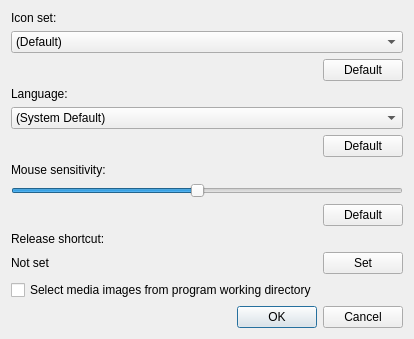
<?xml version="1.0" encoding="UTF-8"?>
<ui version="4.0">
 <class>ProgSettings</class>
 <widget class="QDialog" name="ProgSettings">
  <property name="geometry">
   <rect>
    <x>0</x>
    <y>0</y>
    <width>474</width>
    <height>435</height>
   </rect>
  </property>
  <property name="minimumSize">
   <size>
    <width>0</width>
    <height>0</height>
   </size>
  </property>
  <property name="maximumSize">
   <size>
    <width>16777215</width>
    <height>16777215</height>
   </size>
  </property>
  <property name="windowTitle">
   <string>Preferences</string>
  </property>
  <layout class="QGridLayout" name="gridLayout">
   <property name="sizeConstraint">
    <enum>QLayout::SetFixedSize</enum>
   </property>
   <item row="1" column="0" colspan="2">
    <widget class="QComboBox" name="comboBox">
     <property name="editable">
      <bool>false</bool>
     </property>
     <property name="maxVisibleItems">
      <number>30</number>
     </property>
     <item>
      <property name="text">
       <string>(Default)</string>
      </property>
     </item>
    </widget>
   </item>
   <item row="9" column="0">
    <widget class="QLabel" name="releaseShortcutLabel">
     <property name="text">
      <string>Release shortcut:</string>
     </property>
    </widget>
   </item>
   <item row="11" column="0">
    <widget class="QCheckBox" name="openDirUsrPath">
     <property name="toolTip">
      <string>&lt;html&gt;&lt;head/&gt;&lt;body&gt;&lt;p&gt;When selecting media images (CD-ROM, floppy, etc.) the open dialog will start in the same directory as the 86Box configuration file. This setting will likely only make a difference on macOS.&lt;/p&gt;&lt;/body&gt;&lt;/html&gt;</string>
     </property>
     <property name="text">
      <string>Select media images from program working directory</string>
     </property>
    </widget>
   </item>
   <item row="10" column="1">
    <widget class="QPushButton" name="setReleaseShortcut">
     <property name="text">
      <string>Set</string>
     </property>
    </widget>
   </item>
   <item row="3" column="0" colspan="2">
    <widget class="QLabel" name="label_2">
     <property name="text">
      <string>Language:</string>
     </property>
    </widget>
   </item>
   <item row="5" column="0">
    <spacer name="horizontalSpacer_2">
     <property name="orientation">
      <enum>Qt::Horizontal</enum>
     </property>
     <property name="sizeHint" stdset="0">
      <size>
       <width>40</width>
       <height>20</height>
      </size>
     </property>
    </spacer>
   </item>
   <item row="10" column="0">
    <widget class="QLabel" name="releaseShortcut">
     <property name="text">
      <string>Not set</string>
     </property>
    </widget>
   </item>
   <item row="6" column="0">
    <widget class="QLabel" name="label_3">
     <property name="text">
      <string>Mouse sensitivity:</string>
     </property>
    </widget>
   </item>
   <item row="8" column="1">
    <widget class="QPushButton" name="pushButton_2">
     <property name="text">
      <string>Default</string>
     </property>
    </widget>
   </item>
   <item row="2" column="0">
    <spacer name="horizontalSpacer">
     <property name="orientation">
      <enum>Qt::Horizontal</enum>
     </property>
     <property name="sizeHint" stdset="0">
      <size>
       <width>40</width>
       <height>20</height>
      </size>
     </property>
    </spacer>
   </item>
   <item row="5" column="1">
    <widget class="QPushButton" name="pushButtonLanguage">
     <property name="text">
      <string>Default</string>
     </property>
    </widget>
   </item>
   <item row="0" column="0" colspan="2">
    <widget class="QLabel" name="label">
     <property name="text">
      <string>Icon set:</string>
     </property>
    </widget>
   </item>
   <item row="7" column="0" colspan="2">
    <widget class="QSlider" name="horizontalSlider">
     <property name="minimum">
      <number>10</number>
     </property>
     <property name="maximum">
      <number>200</number>
     </property>
     <property name="singleStep">
      <number>10</number>
     </property>
     <property name="pageStep">
      <number>20</number>
     </property>
     <property name="value">
      <number>100</number>
     </property>
     <property name="orientation">
      <enum>Qt::Horizontal</enum>
     </property>
    </widget>
   </item>
   <item row="8" column="0">
    <spacer name="horizontalSpacer_3">
     <property name="orientation">
      <enum>Qt::Horizontal</enum>
     </property>
     <property name="sizeHint" stdset="0">
      <size>
       <width>40</width>
       <height>20</height>
      </size>
     </property>
    </spacer>
   </item>
   <item row="2" column="1">
    <widget class="QPushButton" name="pushButton">
     <property name="text">
      <string>Default</string>
     </property>
    </widget>
   </item>
   <item row="4" column="0" colspan="2">
    <widget class="QComboBox" name="comboBoxLanguage">
     <property name="maxVisibleItems">
      <number>30</number>
     </property>
     <item>
      <property name="text">
       <string>(System Default)</string>
      </property>
     </item>
    </widget>
   </item>
   <item row="14" column="0" colspan="2">
    <widget class="QDialogButtonBox" name="buttonBox">
     <property name="orientation">
      <enum>Qt::Horizontal</enum>
     </property>
     <property name="standardButtons">
      <set>QDialogButtonBox::Cancel|QDialogButtonBox::Ok</set>
     </property>
    </widget>
   </item>
  </layout>
 </widget>
 <resources/>
 <connections>
  <connection>
   <sender>buttonBox</sender>
   <signal>accepted()</signal>
   <receiver>ProgSettings</receiver>
   <slot>accept()</slot>
   <hints>
    <hint type="sourcelabel">
     <x>248</x>
     <y>254</y>
    </hint>
    <hint type="destinationlabel">
     <x>157</x>
     <y>274</y>
    </hint>
   </hints>
  </connection>
  <connection>
   <sender>buttonBox</sender>
   <signal>rejected()</signal>
   <receiver>ProgSettings</receiver>
   <slot>reject()</slot>
   <hints>
    <hint type="sourcelabel">
     <x>316</x>
     <y>260</y>
    </hint>
    <hint type="destinationlabel">
     <x>286</x>
     <y>274</y>
    </hint>
   </hints>
  </connection>
 </connections>
</ui>
